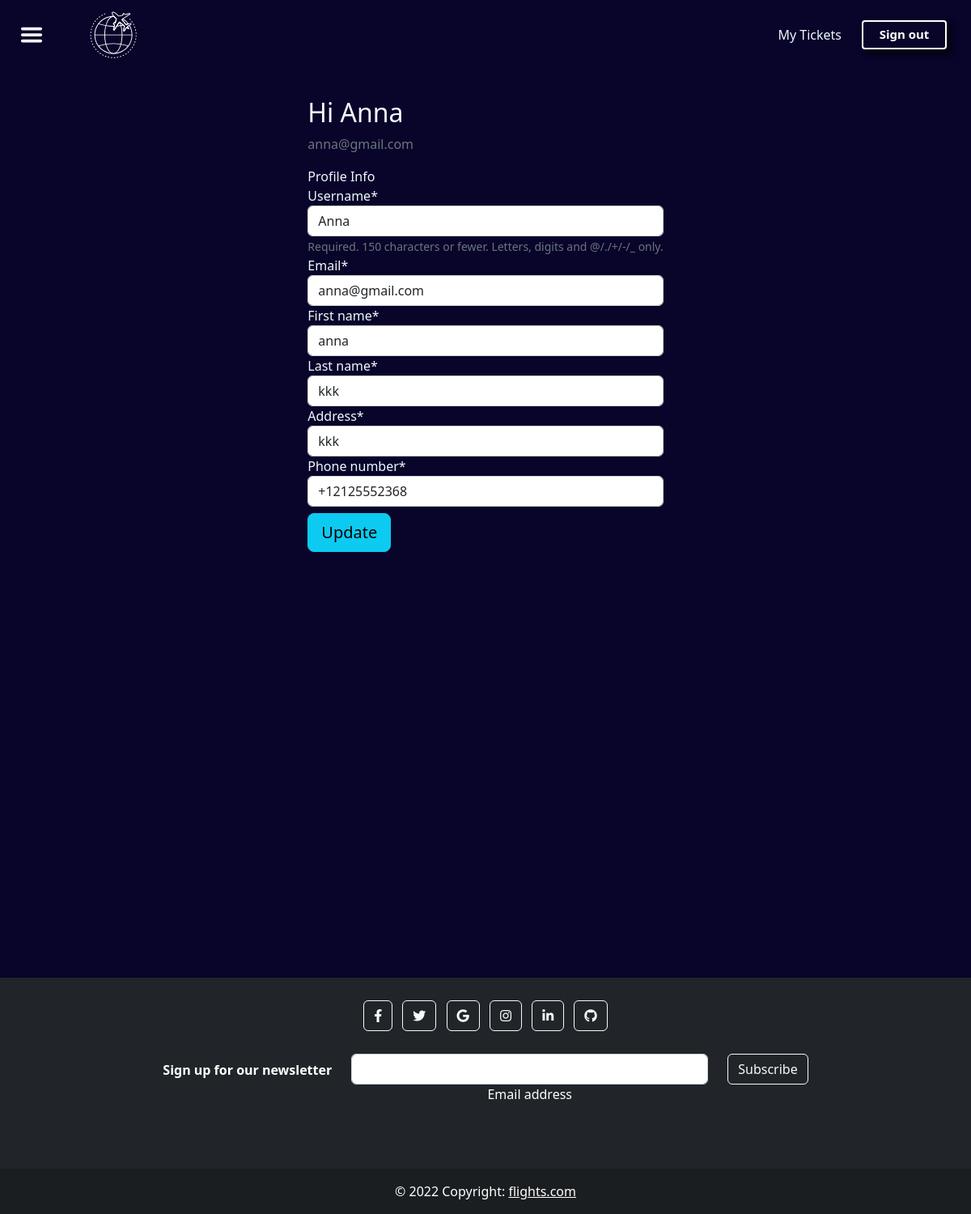
The page /update_profile/ (signed in) on the database its author committed.
### accounts/models.py (models this page shows, shortened)
class Customer(models.Model):
    first_name = models.CharField(max_length=50)
    last_name = models.CharField(max_length=50)
    address = models.CharField(max_length=100)
    phone_number = PhoneNumberField(null=False, blank=False, unique=True)
    user = models.OneToOneField(User,null=True, on_delete=models.SET_NULL,related_name ="customers")

### accounts/views.py (the view)
# urls.py: path('update_profile/',account_views.update_profile, name ='update_profile'),
@login_required
def update_profile(request):#if user already have a customer to its user update, if not create one
    customer = Customer.objects.filter(user__id__exact = request.user.id).first()
    if request.method == 'POST':
        if (customer == None):
            customer = Customer(user_id = request.user.id)
        customer.first_name = request.POST['first_name']
        customer.last_name = request.POST['last_name']
        customer.address = request.POST['address']
        customer.phone_number = request.POST['phone_number']
        user_update_form = UserUpdateForm(request.POST,instance=request.user)
        customer_update_form = CustomerUpdateForm(request.POST, instance=customer)
        if user_update_form.is_valid() and customer_update_form.is_valid():
            user_update_form.save()
            customer_update_form.save()
            messages.success(request, 'Your profile is updated successfully')
            return redirect('homepage')
    else:
        if (customer == None):
            customer = Customer(user_id = request.user.id)
        user_update_form = UserUpdateForm(instance=request.user)
        customer_update_form = CustomerUpdateForm(instance=customer)
    return render(request ,"profile.html", {'user_update_form': user_update_form,'customer_update_form' : customer_update_form})

### accounts/forms.py
class UserUpdateForm(forms.ModelForm):
    email = forms.EmailField(widget=forms.EmailInput())
    class Meta:
        model = User
        fields = ['username','email']

class CustomerUpdateForm(forms.ModelForm):
    class Meta:
        model = Customer
        fields = [ 'first_name','last_name','address','phone_number']

### accounts/templates/profile.html (shortened to what this page needs)
{% extends 'base.html' %}
{%load crispy_forms_tags%}
{%load static%}
{% block extrahead %}<link rel="stylesheet" href="{%static 'css/profile.css'%}"> {% endblock extrahead %}
{% block content %}
<div class="update-form">
    <h2 class ="account-heading">Hi {{user.username}}</h2>
    <p class="text-secondary">{{user.email}}</p>
    <form method="POST" action="." >
        <div class="register-form-wrapper">
            <fieldset class="register-form-container">
                <div class="join-title">Profile Info</div>
                {{user_update_form|crispy}}
                {{customer_update_form|crispy}}
                <div class="sign-up-button-wrapper">
                    <button type="button submit"  class="btn btn-info btn-lg " id = "update-button">Update</button>
                </div>
            </fieldset>
        </div>
    </form>
</div>
{% endblock content %}

### accounts/static/css/general.css (style rules this page uses)
body { margin: 0; background-color: rgb(8, 4, 42); height: 100vh; flex-direction: column; min-height: 1500px; color: #cfd6dd; }

### accounts/static/css/profile.css (style rules this page uses)
.update-form { color: aliceblue; }
#update-button { margin-top: 8px; }

### rows shown on the page
Customer: first_name "anna", last_name "kkk", address "kkk", phone_number "+12125552368"

### other values the page prints
{{ user.username }} "Anna"
{{ user.email }} "anna@gmail.com"
